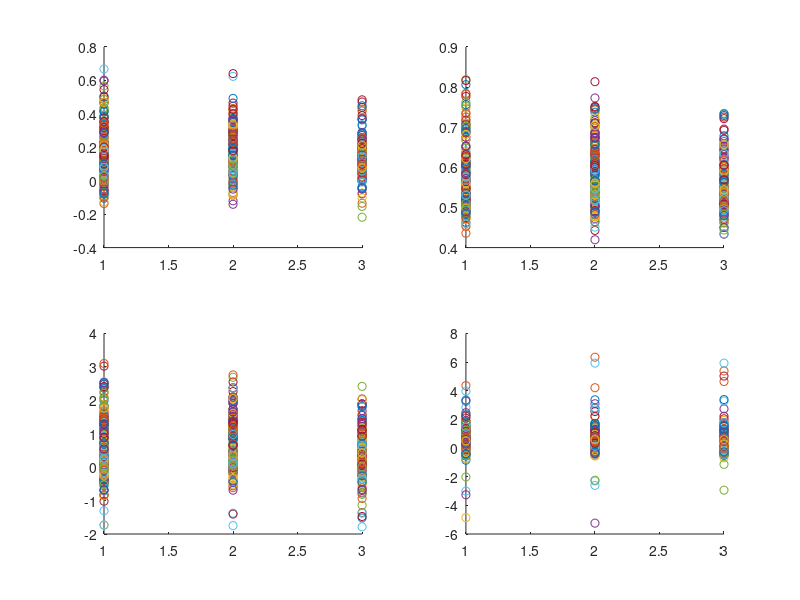
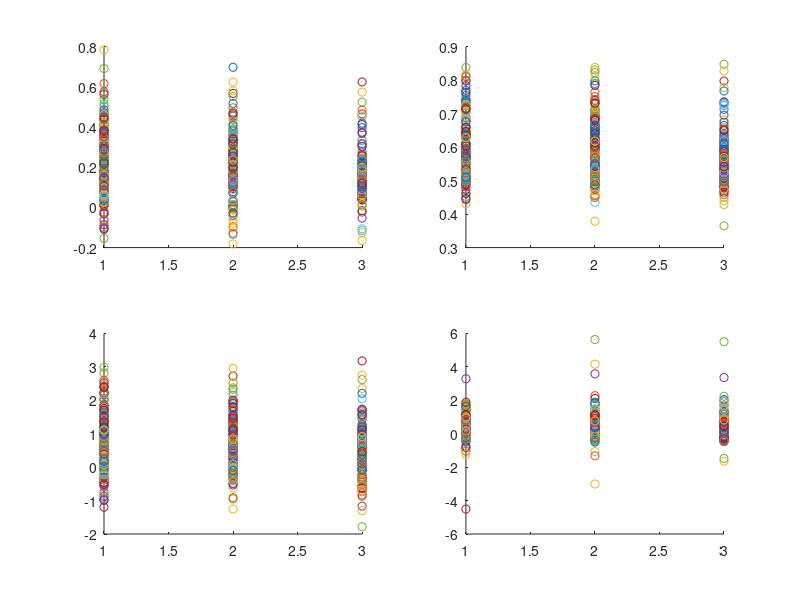

Write MATLAB code to recreate these figures, in order.
%% analyse results - Online study

clear
clc
close all

load data.mat

% Subjects
subjects = 1:length(data);
%subjects = 1:5;
nratings = 4;
trials_per_task = 100;

% Add helper functions
root = pwd;
parts = strsplit(root, '/');
cd(root(1:end-length(parts{end})-length(parts{end-1})-1));
addpath('helperFunctions','Mfunctions');
cd(root)
%%
%Flags
compute_measures = 0;
save_measures = 0;

if compute_measures
    for subject = subjects
        clear stim resp correct conf rt1 rt2 task
        
        totalTrials = 0;
        for task_type = 1:2 %1:high contrast, 2:low contrast
            
            task_name = {'high','low'};
            
            trials = totalTrials + [1:trials_per_task];
            totalTrials = totalTrials + trials_per_task;
            
            %Behavior
            stim(trials) = eval(char(strcat('data{1,subject}.stimID_', task_name(task_type), '_contrast')));
            resp(trials) = eval(char(strcat('data{1,subject}.response_', task_name(task_type), '_contrast')));
            correct(trials) = eval(char(strcat('data{1,subject}.correct_', task_name(task_type), '_contrast')));
            conf(trials) = eval(char(strcat('data{1,subject}.confidence_', task_name(task_type), '_contrast')));
            
            %Task parameters
            task(trials) = task_type;
            
            
            %Transform to binary confidence ratings by varying confidence criterion
            %location (Between 1&2 (low), 2&3(med), 3&4(high))
            for criterion = 1:nratings-1
                conf_binary = (conf>criterion)+1;
                
                %Mratio and meta-d'
                meta_MLE = type2_SDT_MLE(stim(task==task_type),resp(task==task_type),conf_binary(task==task_type),nratings, [], 1);
                mratio(subject,criterion, task_type) = meta_MLE.M_ratio;
                meta_d(subject,criterion,task_type) = meta_MLE.meta_da;
                              
                %Phi
                R = corrcoef(correct(task==task_type),conf_binary(task==task_type));
                phi(subject,criterion,task_type) = R(2);
                %diff(subject,criterion) = mean(conf_binary(correct==1,criterion))-mean(conf_binary(correct==0,criterion));
                
                %Type-2 AUC
                [nR_S1, nR_S2] = trials2counts(stim(task==task_type),resp(task==task_type),conf_binary(task==task_type),nratings,[]);
                [t2AUC(subject,criterion,task_type)] = type2ag(nR_S1, nR_S2, 1);
                
                %Type-2 d'
                t2_dprime(subject,criterion,task_type) = data_analysis_resp(correct(task==task_type),conf_binary(task==task_type)-1);
                %t2_dprime(t2_dprime<0)=0;
                
                %d'
                dprime(subject,criterion,task_type) = data_analysis_resp(stim(task==task_type),resp(task==task_type));
                
            end
        end
    end
else
    load metaMeasures_expt2.mat
end


if save_measures
    save('metaMeasures_expt2','phi','t2AUC','mratio','meta_d','t2_dprime');
end


%% Plot

measures = {'phi','t2AUC','meta_d','mratio'};
names = {'\phi','Type-2 AUC','meta-d''','M_{ratio}'};

numMeasures = length(names);

for task_type = 1:2
    figure;
    
    for measure = 1:numMeasures
        y_ = eval(measures{measure});
        y = y_(:,:,task_type);
        
        %Remove outliers
        y_sd = std(reshape(y,[],1));
        y_mean = mean(reshape(y,[],1));
        numOutliers(measure,task_type) = length(find(y>y_mean+3*y_sd | y<y_mean-3*y_sd))
        y(y>y_mean+3*y_sd | y<y_mean-3*y_sd) = NaN;        
        
        subplot(2,2,measure); hold on;
        plot([1 2 3],y,'o')
        
%         axes('box','off','tickdir','out','LineWidth',1.25,'FontSize',6); hold on;
%         subplot(2,2, measure); hold on;
%         [pval] = pairwiseComparisons(y);
%         sem = nanstd(y)./sqrt(length(subjects));
%         barPlotData(y,names{measure},pval,sem,1)
%         
%         if task_type == 1
%             suptitle('Fine discrimination task')
%         else
%             suptitle('Coarse discrimination task')
%         end
%         
    end
end



